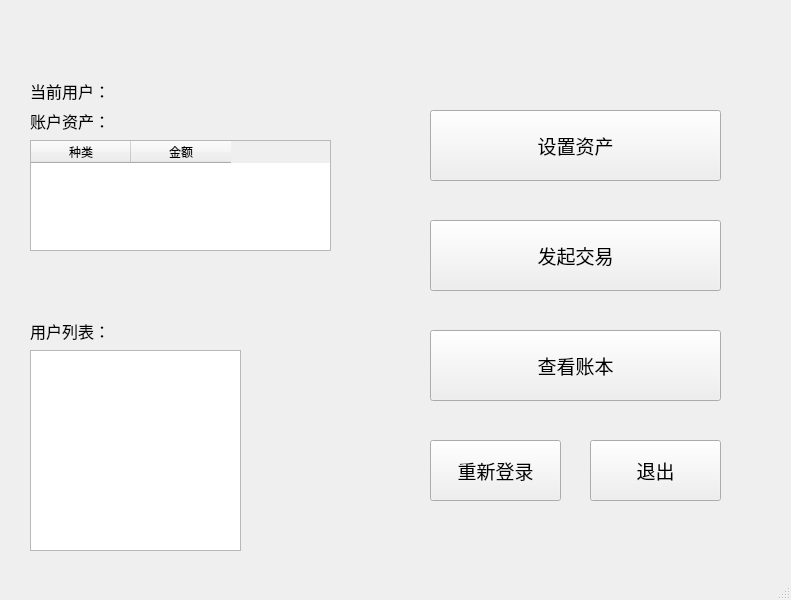
<?xml version="1.0" encoding="UTF-8"?>
<ui version="4.0">
 <class>MainWindow</class>
 <widget class="QMainWindow" name="MainWindow">
  <property name="geometry">
   <rect>
    <x>0</x>
    <y>0</y>
    <width>791</width>
    <height>600</height>
   </rect>
  </property>
  <property name="windowTitle">
   <string>MainWindow</string>
  </property>
  <widget class="QWidget" name="centralwidget">
   <widget class="QStackedWidget" name="stackedWidget">
    <property name="geometry">
     <rect>
      <x>0</x>
      <y>30</y>
      <width>801</width>
      <height>571</height>
     </rect>
    </property>
    <property name="currentIndex">
     <number>0</number>
    </property>
    <widget class="QWidget" name="mainpage">
     <widget class="QLabel" name="label_2">
      <property name="geometry">
       <rect>
        <x>30</x>
        <y>80</y>
        <width>151</width>
        <height>21</height>
       </rect>
      </property>
      <property name="font">
       <font>
        <pointsize>12</pointsize>
       </font>
      </property>
      <property name="text">
       <string>账户资产：</string>
      </property>
     </widget>
     <widget class="QLabel" name="label">
      <property name="geometry">
       <rect>
        <x>30</x>
        <y>50</y>
        <width>151</width>
        <height>21</height>
       </rect>
      </property>
      <property name="font">
       <font>
        <pointsize>12</pointsize>
       </font>
      </property>
      <property name="text">
       <string>当前用户：</string>
      </property>
     </widget>
     <widget class="QTableWidget" name="tableWidget">
      <property name="geometry">
       <rect>
        <x>30</x>
        <y>110</y>
        <width>301</width>
        <height>111</height>
       </rect>
      </property>
      <column>
       <property name="text">
        <string>种类</string>
       </property>
      </column>
      <column>
       <property name="text">
        <string>金额</string>
       </property>
      </column>
     </widget>
     <widget class="QListWidget" name="listWidget">
      <property name="geometry">
       <rect>
        <x>30</x>
        <y>320</y>
        <width>211</width>
        <height>201</height>
       </rect>
      </property>
     </widget>
     <widget class="QLabel" name="label_4">
      <property name="geometry">
       <rect>
        <x>30</x>
        <y>290</y>
        <width>151</width>
        <height>21</height>
       </rect>
      </property>
      <property name="font">
       <font>
        <pointsize>12</pointsize>
       </font>
      </property>
      <property name="text">
       <string>用户列表：</string>
      </property>
     </widget>
     <widget class="QPushButton" name="tradeButton">
      <property name="geometry">
       <rect>
        <x>430</x>
        <y>190</y>
        <width>291</width>
        <height>71</height>
       </rect>
      </property>
      <property name="font">
       <font>
        <pointsize>14</pointsize>
       </font>
      </property>
      <property name="text">
       <string>发起交易</string>
      </property>
     </widget>
     <widget class="QPushButton" name="checkButton">
      <property name="geometry">
       <rect>
        <x>430</x>
        <y>300</y>
        <width>291</width>
        <height>71</height>
       </rect>
      </property>
      <property name="font">
       <font>
        <pointsize>14</pointsize>
       </font>
      </property>
      <property name="text">
       <string>查看账本</string>
      </property>
     </widget>
     <widget class="QPushButton" name="relogButton">
      <property name="geometry">
       <rect>
        <x>430</x>
        <y>410</y>
        <width>131</width>
        <height>61</height>
       </rect>
      </property>
      <property name="font">
       <font>
        <pointsize>14</pointsize>
       </font>
      </property>
      <property name="text">
       <string>重新登录</string>
      </property>
     </widget>
     <widget class="QPushButton" name="exitButton">
      <property name="geometry">
       <rect>
        <x>590</x>
        <y>410</y>
        <width>131</width>
        <height>61</height>
       </rect>
      </property>
      <property name="font">
       <font>
        <pointsize>14</pointsize>
       </font>
      </property>
      <property name="text">
       <string>退出</string>
      </property>
     </widget>
     <widget class="QPushButton" name="settingButton">
      <property name="geometry">
       <rect>
        <x>430</x>
        <y>80</y>
        <width>291</width>
        <height>71</height>
       </rect>
      </property>
      <property name="font">
       <font>
        <pointsize>14</pointsize>
       </font>
      </property>
      <property name="text">
       <string>设置资产</string>
      </property>
     </widget>
    </widget>
    <widget class="QWidget" name="setpage">
     <widget class="QLabel" name="label_6">
      <property name="geometry">
       <rect>
        <x>350</x>
        <y>20</y>
        <width>91</width>
        <height>31</height>
       </rect>
      </property>
      <property name="font">
       <font>
        <pointsize>14</pointsize>
       </font>
      </property>
      <property name="text">
       <string>设置资产</string>
      </property>
     </widget>
     <widget class="QLabel" name="label_28">
      <property name="geometry">
       <rect>
        <x>60</x>
        <y>90</y>
        <width>151</width>
        <height>21</height>
       </rect>
      </property>
      <property name="font">
       <font>
        <pointsize>12</pointsize>
       </font>
      </property>
      <property name="text">
       <string>当前用户：</string>
      </property>
     </widget>
     <widget class="QLabel" name="label_10">
      <property name="geometry">
       <rect>
        <x>60</x>
        <y>140</y>
        <width>151</width>
        <height>21</height>
       </rect>
      </property>
      <property name="font">
       <font>
        <pointsize>12</pointsize>
       </font>
      </property>
      <property name="text">
       <string>账户资产：</string>
      </property>
     </widget>
     <widget class="QTableWidget" name="tableWidget_3">
      <property name="geometry">
       <rect>
        <x>50</x>
        <y>180</y>
        <width>700</width>
        <height>161</height>
       </rect>
      </property>
      <column>
       <property name="text">
        <string>种类</string>
       </property>
      </column>
      <column>
       <property name="text">
        <string>金额</string>
       </property>
      </column>
     </widget>
     <widget class="QPushButton" name="addAsset">
      <property name="geometry">
       <rect>
        <x>550</x>
        <y>390</y>
        <width>121</width>
        <height>31</height>
       </rect>
      </property>
      <property name="font">
       <font>
        <pointsize>10</pointsize>
       </font>
      </property>
      <property name="text">
       <string>添加资产</string>
      </property>
     </widget>
     <widget class="QPushButton" name="returnMain">
      <property name="geometry">
       <rect>
        <x>340</x>
        <y>470</y>
        <width>120</width>
        <height>31</height>
       </rect>
      </property>
      <property name="font">
       <font>
        <pointsize>10</pointsize>
       </font>
      </property>
      <property name="text">
       <string>确定</string>
      </property>
     </widget>
     <widget class="QWidget" name="layoutWidget">
      <property name="geometry">
       <rect>
        <x>100</x>
        <y>390</y>
        <width>171</width>
        <height>31</height>
       </rect>
      </property>
      <layout class="QHBoxLayout" name="type">
       <item>
        <widget class="QLabel" name="label_7">
         <property name="font">
          <font>
           <pointsize>11</pointsize>
          </font>
         </property>
         <property name="text">
          <string>类型</string>
         </property>
        </widget>
       </item>
       <item>
        <widget class="QLineEdit" name="lineEdit_3"/>
       </item>
      </layout>
     </widget>
     <widget class="QWidget" name="layoutWidget">
      <property name="geometry">
       <rect>
        <x>320</x>
        <y>390</y>
        <width>171</width>
        <height>31</height>
       </rect>
      </property>
      <layout class="QHBoxLayout" name="amount">
       <item>
        <widget class="QLabel" name="label_3">
         <property name="font">
          <font>
           <pointsize>11</pointsize>
          </font>
         </property>
         <property name="text">
          <string>金额</string>
         </property>
        </widget>
       </item>
       <item>
        <widget class="QLineEdit" name="lineEdit_2"/>
       </item>
      </layout>
     </widget>
     <widget class="QLabel" name="label_12">
      <property name="geometry">
       <rect>
        <x>480</x>
        <y>430</y>
        <width>291</width>
        <height>41</height>
       </rect>
      </property>
      <property name="font">
       <font>
        <pointsize>11</pointsize>
        <bold>true</bold>
       </font>
      </property>
      <property name="text">
       <string>录入后无法删除，请谨慎操作！！！</string>
      </property>
     </widget>
    </widget>
    <widget class="QWidget" name="tradepage">
     <widget class="QLabel" name="label_5">
      <property name="geometry">
       <rect>
        <x>350</x>
        <y>10</y>
        <width>91</width>
        <height>41</height>
       </rect>
      </property>
      <property name="font">
       <font>
        <pointsize>14</pointsize>
       </font>
      </property>
      <property name="text">
       <string>开始交易</string>
      </property>
     </widget>
     <widget class="QLabel" name="label_27">
      <property name="geometry">
       <rect>
        <x>30</x>
        <y>80</y>
        <width>151</width>
        <height>21</height>
       </rect>
      </property>
      <property name="font">
       <font>
        <pointsize>12</pointsize>
       </font>
      </property>
      <property name="text">
       <string>当前用户：</string>
      </property>
     </widget>
     <widget class="QTableWidget" name="tableWidget_2">
      <property name="geometry">
       <rect>
        <x>30</x>
        <y>140</y>
        <width>301</width>
        <height>111</height>
       </rect>
      </property>
      <row>
       <property name="text">
        <string>0</string>
       </property>
      </row>
      <row>
       <property name="text">
        <string>1</string>
       </property>
      </row>
      <row>
       <property name="text">
        <string>2</string>
       </property>
      </row>
      <row>
       <property name="text">
        <string>3</string>
       </property>
      </row>
      <row>
       <property name="text">
        <string>4</string>
       </property>
      </row>
      <row>
       <property name="text">
        <string>5</string>
       </property>
      </row>
      <row>
       <property name="text">
        <string>6</string>
       </property>
      </row>
      <row>
       <property name="text">
        <string>7</string>
       </property>
      </row>
      <row>
       <property name="text">
        <string>8</string>
       </property>
      </row>
      <row>
       <property name="text">
        <string>10</string>
       </property>
      </row>
      <column>
       <property name="text">
        <string>种类</string>
       </property>
      </column>
      <column>
       <property name="text">
        <string>金额</string>
       </property>
      </column>
     </widget>
     <widget class="QLabel" name="label_8">
      <property name="geometry">
       <rect>
        <x>30</x>
        <y>110</y>
        <width>151</width>
        <height>21</height>
       </rect>
      </property>
      <property name="font">
       <font>
        <pointsize>12</pointsize>
       </font>
      </property>
      <property name="text">
       <string>账户资产：</string>
      </property>
     </widget>
     <widget class="QLabel" name="label_11">
      <property name="geometry">
       <rect>
        <x>400</x>
        <y>100</y>
        <width>151</width>
        <height>21</height>
       </rect>
      </property>
      <property name="font">
       <font>
        <pointsize>12</pointsize>
       </font>
      </property>
      <property name="text">
       <string>支付目标用户：</string>
      </property>
     </widget>
     <widget class="QComboBox" name="comboBox">
      <property name="geometry">
       <rect>
        <x>570</x>
        <y>95</y>
        <width>111</width>
        <height>31</height>
       </rect>
      </property>
     </widget>
     <widget class="QLabel" name="label_23">
      <property name="geometry">
       <rect>
        <x>400</x>
        <y>160</y>
        <width>151</width>
        <height>21</height>
       </rect>
      </property>
      <property name="font">
       <font>
        <pointsize>12</pointsize>
       </font>
      </property>
      <property name="text">
       <string>支付资产种类：</string>
      </property>
     </widget>
     <widget class="QComboBox" name="comboBox_3">
      <property name="geometry">
       <rect>
        <x>570</x>
        <y>155</y>
        <width>111</width>
        <height>31</height>
       </rect>
      </property>
     </widget>
     <widget class="QLabel" name="label_24">
      <property name="geometry">
       <rect>
        <x>400</x>
        <y>215</y>
        <width>101</width>
        <height>21</height>
       </rect>
      </property>
      <property name="font">
       <font>
        <pointsize>12</pointsize>
       </font>
      </property>
      <property name="text">
       <string>支付金额：</string>
      </property>
     </widget>
     <widget class="QLabel" name="label_9">
      <property name="geometry">
       <rect>
        <x>30</x>
        <y>280</y>
        <width>151</width>
        <height>21</height>
       </rect>
      </property>
      <property name="font">
       <font>
        <pointsize>12</pointsize>
       </font>
      </property>
      <property name="text">
       <string>用户列表：</string>
      </property>
     </widget>
     <widget class="QListWidget" name="listWidget_2">
      <property name="geometry">
       <rect>
        <x>30</x>
        <y>310</y>
        <width>211</width>
        <height>201</height>
       </rect>
      </property>
     </widget>
     <widget class="QPushButton" name="confirmButton">
      <property name="geometry">
       <rect>
        <x>540</x>
        <y>270</y>
        <width>120</width>
        <height>31</height>
       </rect>
      </property>
      <property name="font">
       <font>
        <pointsize>10</pointsize>
       </font>
      </property>
      <property name="text">
       <string>进行交易</string>
      </property>
     </widget>
     <widget class="QPushButton" name="returnMain_3">
      <property name="geometry">
       <rect>
        <x>450</x>
        <y>460</y>
        <width>120</width>
        <height>31</height>
       </rect>
      </property>
      <property name="font">
       <font>
        <pointsize>10</pointsize>
       </font>
      </property>
      <property name="text">
       <string>返回</string>
      </property>
     </widget>
     <widget class="QLineEdit" name="lineEdit">
      <property name="geometry">
       <rect>
        <x>570</x>
        <y>210</y>
        <width>113</width>
        <height>31</height>
       </rect>
      </property>
     </widget>
    </widget>
    <widget class="QWidget" name="ledgerpage">
     <widget class="QTableWidget" name="ledgerWidget">
      <property name="geometry">
       <rect>
        <x>80</x>
        <y>80</y>
        <width>631</width>
        <height>361</height>
       </rect>
      </property>
      <column>
       <property name="text">
        <string>发起者</string>
       </property>
      </column>
      <column>
       <property name="text">
        <string>接收者</string>
       </property>
      </column>
      <column>
       <property name="text">
        <string>币种</string>
       </property>
      </column>
      <column>
       <property name="text">
        <string>金额</string>
       </property>
      </column>
      <column>
       <property name="text">
        <string>备注</string>
       </property>
      </column>
     </widget>
     <widget class="QLabel" name="label_13">
      <property name="geometry">
       <rect>
        <x>360</x>
        <y>40</y>
        <width>101</width>
        <height>41</height>
       </rect>
      </property>
      <property name="font">
       <font>
        <pointsize>16</pointsize>
        <bold>true</bold>
       </font>
      </property>
      <property name="text">
       <string>账 本</string>
      </property>
     </widget>
     <widget class="QPushButton" name="pushButton">
      <property name="geometry">
       <rect>
        <x>600</x>
        <y>470</y>
        <width>111</width>
        <height>41</height>
       </rect>
      </property>
      <property name="font">
       <font>
        <pointsize>10</pointsize>
       </font>
      </property>
      <property name="text">
       <string>返 回</string>
      </property>
     </widget>
    </widget>
   </widget>
  </widget>
  <widget class="QStatusBar" name="statusbar"/>
 </widget>
 <resources/>
 <connections/>
</ui>
